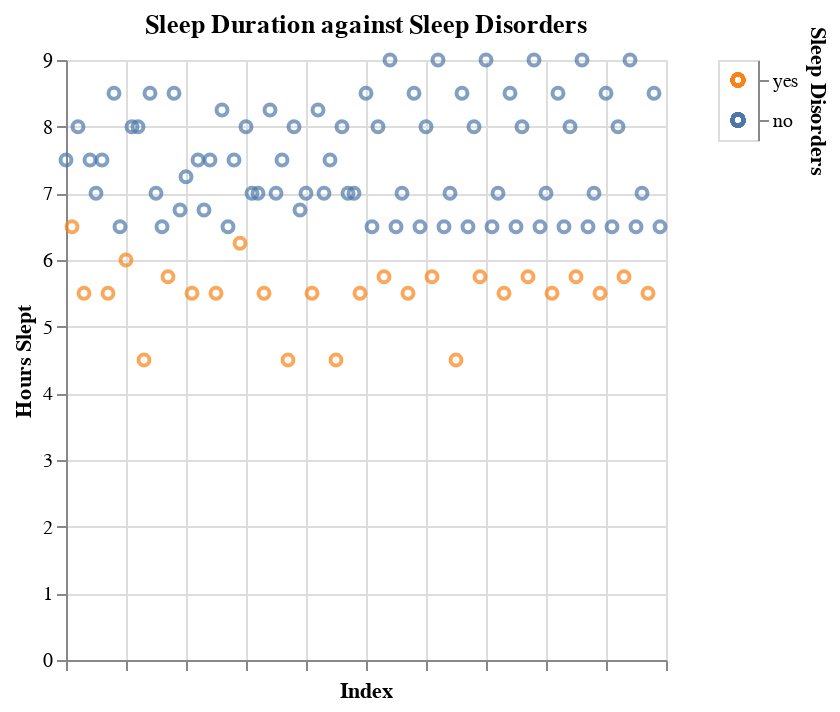

Notebook code cell kept with this figure:
### Markdown cell above
### Do we sleep less with a sleeping disorder? 

This question seems likely to be true but it is nice to confirm this information visually. On top of that, we have done the legwork to create a visualisation very quickly here.

### Code cell
selection = alt.selection_point(fields=['Sleep Disorders'])
color = alt.condition(
    selection,
    alt.Color(
        'Sleep Disorders:N',
        legend=None
    ),
    alt.value('lightgray')
)

disorder_chart = alt.Chart(
    df.reset_index(),
    title='Sleep Duration against Sleep Disorders'
).mark_point().encode(
    x=alt.X('index', title='Index', axis=alt.Axis(labels=False)),
    y=alt.Y('Hours Slept:Q', title='Hours Slept'),
    tooltip=[
        alt.Tooltip(title='Sleep Disorder', field='Sleep Disorders')
    ],
    color=color
)

legend = alt.Chart(
    df.reset_index(),
).mark_point().encode(
    y=alt.Y(
        'Sleep Disorders:N',
        sort='descending', 
        axis=alt.Axis(orient='right')
    ),
    color=color
).add_params(
    selection
)

chart = disorder_chart | legend
# chart.save('images/disorder.html')

chart

### Figure 1 — Vega-Lite specification as saved in the notebook (floating-point values rounded to 4 significant figures)
{"config": {"view": {"continuousWidth": 300, "continuousHeight": 300}}, "hconcat": [{"data": {"name": "data-6a26394a05abf093ab848c08eb02f1fb"}, "mark": {"type": "point"}, "encoding": {"color": {"condition": {"param": "param_106", "field": "Sleep Disorders", "legend": null, "type": "nominal"}, "value": "lightgray"}, "tooltip": [{"field": "Sleep Disorders", "title": "Sleep Disorder"}], "x": {"axis": {"labels": false}, "field": "index", "title": "Index", "type": "quantitative"}, "y": {"field": "Hours Slept", "title": "Hours Slept", "type": "quantitative"}}, "title": "Sleep Duration against Sleep Disorders"}, {"data": {"name": "data-6a26394a05abf093ab848c08eb02f1fb"}, "mark": {"type": "point"}, "encoding": {"color": {"condition": {"param": "param_106", "field": "Sleep Disorders", "legend": null, "type": "nominal"}, "value": "lightgray"}, "y": {"axis": {"orient": "right"}, "field": "Sleep Disorders", "sort": "descending", "type": "nominal"}}, "name": "view_63"}], "params": [{"name": "param_106", "select": {"type": "point", "fields": ["Sleep Disorders"]}, "views": ["view_63"]}], "$schema": "https://vega.github.io/schema/vega-lite/v5.20.1.json", "datasets": {"data-6a26394a05abf093ab848c08eb02f1fb": [{"index": 0, "User ID": 1, "Age": 25, "Gender": "f", "Sleep Quality": 8, "Bedtime": "23:00", "Wake-up Time": "06:30", "Daily Steps": 8000, "Calories Burned": 2500, "Physical Activity Level": "medium", "Dietary Habits": "healthy", "Sleep Disorders": "no", "Medication Usage": "no", "Hours Slept": 7.5, "Age Range": "20-25"}, {"index": 1, "User ID": 2, "Age": 34, "Gender": "m", "Sleep Quality": 7, "Bedtime": "00:30", "Wake-up Time": "07:00", "Daily Steps": 5000, "Calories Burned": 2200, "Physical Activity Level": "low", "Dietary Habits": "unhealthy", "Sleep Disorders": "yes", "Medication Usage": "yes", "Hours Slept": 6.5, "Age Range": "30-35"}, {"index": 2, "User ID": 3, "Age": 29, "Gender": "f", "Sleep Quality": 9, "Bedtime": "22:45", "Wake-up Time": "06:45", "Daily Steps": 9000, "Calories Burned": 2700, "Physical Activity Level": "high", "Dietary Habits": "healthy", "Sleep Disorders": "no", "Medication Usage": "no", "Hours Slept": 8.0, "Age Range": "25-30"}, {"index": 3, "User ID": 4, "Age": 41, "Gender": "m", "Sleep Quality": 5, "Bedtime": "01:00", "Wake-up Time": "06:30", "Daily Steps": 4000, "Calories Burned": 2100, "Physical Activity Level": "low", "Dietary Habits": "unhealthy", "Sleep Disorders": "yes", "Medication Usage": "no", "Hours Slept": 5.5, "Age Range": "40-45"}, {"index": 4, "User ID": 5, "Age": 22, "Gender": "f", "Sleep Quality": 8, "Bedtime": "23:30", "Wake-up Time": "07:00", "Daily Steps": 10000, "Calories Burned": 2800, "Physical Activity Level": "high", "Dietary Habits": "medium", "Sleep Disorders": "no", "Medication Usage": "no", "Hours Slept": 7.5, "Age Range": "20-25"}, {"index": 5, "User ID": 6, "Age": 37, "Gender": "m", "Sleep Quality": 6, "Bedtime": "00:15", "Wake-up Time": "07:15", "Daily Steps": 6000, "Calories Burned": 2300, "Physical Activity Level": "medium", "Dietary Habits": "unhealthy", "Sleep Disorders": "no", "Medication Usage": "yes", "Hours Slept": 7.0, "Age Range": "35-40"}, {"index": 6, "User ID": 7, "Age": 30, "Gender": "f", "Sleep Quality": 8, "Bedtime": "22:30", "Wake-up Time": "06:00", "Daily Steps": 8500, "Calories Burned": 2600, "Physical Activity Level": "high", "Dietary Habits": "healthy", "Sleep Disorders": "no", "Medication Usage": "no", "Hours Slept": 7.5, "Age Range": "25-30"}, {"index": 7, "User ID": 8, "Age": 45, "Gender": "m", "Sleep Quality": 4, "Bedtime": "01:30", "Wake-up Time": "07:00", "Daily Steps": 3000, "Calories Burned": 2000, "Physical Activity Level": "low", "Dietary Habits": "unhealthy", "Sleep Disorders": "yes", "Medication Usage": "yes", "Hours Slept": 5.5, "Age Range": "40-45"}, {"index": 8, "User ID": 9, "Age": 27, "Gender": "f", "Sleep Quality": 9, "Bedtime": "23:00", "Wake-up Time": "07:30", "Daily Steps": 9500, "Calories Burned": 2750, "Physical Activity Level": "medium", "Dietary Habits": "healthy", "Sleep Disorders": "no", "Medication Usage": "no", "Hours Slept": 8.5, "Age Range": "25-30"}, {"index": 9, "User ID": 10, "Age": 32, "Gender": "m", "Sleep Quality": 7, "Bedtime": "00:45", "Wake-up Time": "07:15", "Daily Steps": 6500, "Calories Burned": 2400, "Physical Activity Level": "medium", "Dietary Habits": "medium", "Sleep Disorders": "no", "Medication Usage": "no", "Hours Slept": 6.5, "Age Range": "30-35"}, {"index": 10, "User ID": 11, "Age": 50, "Gender": "f", "Sleep Quality": 5, "Bedtime": "01:00", "Wake-up Time": "07:00", "Daily Steps": 3500, "Calories Burned": 2100, "Physical Activity Level": "low", "Dietary Habits": "unhealthy", "Sleep Disorders": "yes", "Medication Usage": "yes", "Hours Slept": 6.0, "Age Range": "45-50"}, {"index": 11, "User ID": 12, "Age": 23, "Gender": "m", "Sleep Quality": 9, "Bedtime": "22:00", "Wake-up Time": "06:00", "Daily Steps": 11000, "Calories Burned": 2900, "Physical Activity Level": "high", "Dietary Habits": "healthy", "Sleep Disorders": "no", "Medication Usage": "no", "Hours Slept": 8.0, "Age Range": "20-25"}, {"index": 12, "User ID": 13, "Age": 36, "Gender": "f", "Sleep Quality": 8, "Bedtime": "23:30", "Wake-up Time": "07:30", "Daily Steps": 7000, "Calories Burned": 2400, "Physical Activity Level": "medium", "Dietary Habits": "medium", "Sleep Disorders": "no", "Medication Usage": "no", "Hours Slept": 8.0, "Age Range": "35-40"}, {"index": 13, "User ID": 14, "Age": 48, "Gender": "m", "Sleep Quality": 4, "Bedtime": "01:30", "Wake-up Time": "06:00", "Daily Steps": 3000, "Calories Burned": 2000, "Physical Activity Level": "low", "Dietary Habits": "unhealthy", "Sleep Disorders": "yes", "Medication Usage": "yes", "Hours Slept": 4.5, "Age Range": "45-50"}, {"index": 14, "User ID": 15, "Age": 28, "Gender": "f", "Sleep Quality": 9, "Bedtime": "22:15", "Wake-up Time": "06:45", "Daily Steps": 9500, "Calories Burned": 2700, "Physical Activity Level": "high", "Dietary Habits": "healthy", "Sleep Disorders": "no", "Medication Usage": "no", "Hours Slept": 8.5, "Age Range": "25-30"}, {"index": 15, "User ID": 16, "Age": 31, "Gender": "m", "Sleep Quality": 6, "Bedtime": "00:30", "Wake-up Time": "07:30", "Daily Steps": 6000, "Calories Burned": 2300, "Physical Activity Level": "medium", "Dietary Habits": "unhealthy", "Sleep Disorders": "no", "Medication Usage": "no", "Hours Slept": 7.0, "Age Range": "30-35"}, {"index": 16, "User ID": 17, "Age": 26, "Gender": "f", "Sleep Quality": 8, "Bedtime": "23:45", "Wake-up Time": "06:15", "Daily Steps": 8500, "Calories Burned": 2500, "Physical Activity Level": "medium", "Dietary Habits": "medium", "Sleep Disorders": "no", "Medication Usage": "no", "Hours Slept": 6.5, "Age Range": "25-30"}, {"index": 17, "User ID": 18, "Age": 39, "Gender": "m", "Sleep Quality": 5, "Bedtime": "01:15", "Wake-up Time": "07:00", "Daily Steps": 4000, "Calories Burned": 2100, "Physical Activity Level": "low", "Dietary Habits": "unhealthy", "Sleep Disorders": "yes", "Medication Usage": "yes", "Hours Slept": 5.75, "Age Range": "35-40"}, {"index": 18, "User ID": 19, "Age": 33, "Gender": "f", "Sleep Quality": 9, "Bedtime": "22:30", "Wake-up Time": "07:00", "Daily Steps": 10000, "Calories Burned": 2800, "Physical Activity Level": "high", "Dietary Habits": "healthy", "Sleep Disorders": "no", "Medication Usage": "no", "Hours Slept": 8.5, "Age Range": "30-35"}, {"index": 19, "User ID": 20, "Age": 42, "Gender": "m", "Sleep Quality": 7, "Bedtime": "00:45", "Wake-up Time": "07:30", "Daily Steps": 5500, "Calories Burned": 2400, "Physical Activity Level": "medium", "Dietary Habits": "medium", "Sleep Disorders": "no", "Medication Usage": "no", "Hours Slept": 6.75, "Age Range": "40-45"}, {"index": 20, "User ID": 21, "Age": 29, "Gender": "f", "Sleep Quality": 8, "Bedtime": "23:15", "Wake-up Time": "06:30", "Daily Steps": 9000, "Calories Burned": 2600, "Physical Activity Level": "high", "Dietary Habits": "healthy", "Sleep Disorders": "no", "Medication Usage": "no", "Hours Slept": 7.25, "Age Range": "25-30"}, {"index": 21, "User ID": 22, "Age": 35, "Gender": "m", "Sleep Quality": 5, "Bedtime": "01:00", "Wake-up Time": "06:30", "Daily Steps": 4000, "Calories Burned": 2100, "Physical Activity Level": "low", "Dietary Habits": "unhealthy", "Sleep Disorders": "yes", "Medication Usage": "no", "Hours Slept": 5.5, "Age Range": "30-35"}, {"index": 22, "User ID": 23, "Age": 40, "Gender": "f", "Sleep Quality": 9, "Bedtime": "22:45", "Wake-up Time": "06:15", "Daily Steps": 9500, "Calories Burned": 2750, "Physical Activity Level": "medium", "Dietary Habits": "healthy", "Sleep Disorders": "no", "Medication Usage": "no", "Hours Slept": 7.5, "Age Range": "35-40"}, {"index": 23, "User ID": 24, "Age": 47, "Gender": "m", "Sleep Quality": 6, "Bedtime": "00:15", "Wake-up Time": "07:00", "Daily Steps": 6000, "Calories Burned": 2300, "Physical Activity Level": "medium", "Dietary Habits": "unhealthy", "Sleep Disorders": "no", "Medication Usage": "yes", "Hours Slept": 6.75, "Age Range": "45-50"}, {"index": 24, "User ID": 25, "Age": 32, "Gender": "f", "Sleep Quality": 8, "Bedtime": "23:00", "Wake-up Time": "06:30", "Daily Steps": 8500, "Calories Burned": 2600, "Physical Activity Level": "high", "Dietary Habits": "medium", "Sleep Disorders": "no", "Medication Usage": "no", "Hours Slept": 7.5, "Age Range": "30-35"}, {"index": 25, "User ID": 26, "Age": 44, "Gender": "m", "Sleep Quality": 4, "Bedtime": "01:30", "Wake-up Time": "07:00", "Daily Steps": 3000, "Calories Burned": 2000, "Physical Activity Level": "low", "Dietary Habits": "unhealthy", "Sleep Disorders": "yes", "Medication Usage": "yes", "Hours Slept": 5.5, "Age Range": "40-45"}, {"index": 26, "User ID": 27, "Age": 27, "Gender": "f", "Sleep Quality": 9, "Bedtime": "22:30", "Wake-up Time": "06:45", "Daily Steps": 10000, "Calories Burned": 2800, "Physical Activity Level": "medium", "Dietary Habits": "healthy", "Sleep Disorders": "no", "Medication Usage": "no", "Hours Slept": 8.25, "Age Range": "25-30"}, {"index": 27, "User ID": 28, "Age": 38, "Gender": "m", "Sleep Quality": 7, "Bedtime": "00:45", "Wake-up Time": "07:15", "Daily Steps": 6500, "Calories Burned": 2400, "Physical Activity Level": "medium", "Dietary Habits": "medium", "Sleep Disorders": "no", "Medication Usage": "no", "Hours Slept": 6.5, "Age Range": "35-40"}, {"index": 28, "User ID": 29, "Age": 31, "Gender": "f", "Sleep Quality": 8, "Bedtime": "23:30", "Wake-up Time": "07:00", "Daily Steps": 9000, "Calories Burned": 2500, "Physical Activity Level": "high", "Dietary Habits": "healthy", "Sleep Disorders": "no", "Medication Usage": "no", "Hours Slept": 7.5, "Age Range": "30-35"}, {"index": 29, "User ID": 30, "Age": 49, "Gender": "m", "Sleep Quality": 5, "Bedtime": "01:15", "Wake-up Time": "07:30", "Daily Steps": 3500, "Calories Burned": 2100, "Physical Activity Level": "low", "Dietary Habits": "unhealthy", "Sleep Disorders": "yes", "Medication Usage": "no", "Hours Slept": 6.25, "Age Range": "45-50"}, {"index": 30, "User ID": 31, "Age": 24, "Gender": "f", "Sleep Quality": 9, "Bedtime": "22:00", "Wake-up Time": "06:00", "Daily Steps": 10500, "Calories Burned": 2900, "Physical Activity Level": "high", "Dietary Habits": "healthy", "Sleep Disorders": "no", "Medication Usage": "no", "Hours Slept": 8.0, "Age Range": "20-25"}, {"index": 31, "User ID": 32, "Age": 45, "Gender": "m", "Sleep Quality": 6, "Bedtime": "00:30", "Wake-up Time": "07:30", "Daily Steps": 5000, "Calories Burned": 2200, "Physical Activity Level": "medium", "Dietary Habits": "unhealthy", "Sleep Disorders": "no", "Medication Usage": "yes", "Hours Slept": 7.0, "Age Range": "40-45"}, {"index": 32, "User ID": 33, "Age": 37, "Gender": "f", "Sleep Quality": 8, "Bedtime": "23:15", "Wake-up Time": "06:15", "Daily Steps": 8500, "Calories Burned": 2600, "Physical Activity Level": "high", "Dietary Habits": "medium", "Sleep Disorders": "no", "Medication Usage": "no", "Hours Slept": 7.0, "Age Range": "35-40"}, {"index": 33, "User ID": 34, "Age": 46, "Gender": "m", "Sleep Quality": 4, "Bedtime": "01:00", "Wake-up Time": "06:30", "Daily Steps": 3000, "Calories Burned": 2000, "Physical Activity Level": "low", "Dietary Habits": "unhealthy", "Sleep Disorders": "yes", "Medication Usage": "no", "Hours Slept": 5.5, "Age Range": "45-50"}, {"index": 34, "User ID": 35, "Age": 28, "Gender": "f", "Sleep Quality": 9, "Bedtime": "22:45", "Wake-up Time": "07:00", "Daily Steps": 10000, "Calories Burned": 2750, "Physical Activity Level": "medium", "Dietary Habits": "healthy", "Sleep Disorders": "no", "Medication Usage": "no", "Hours Slept": 8.25, "Age Range": "25-30"}, {"index": 35, "User ID": 36, "Age": 40, "Gender": "m", "Sleep Quality": 7, "Bedtime": "00:15", "Wake-up Time": "07:15", "Daily Steps": 6000, "Calories Burned": 2300, "Physical Activity Level": "medium", "Dietary Habits": "unhealthy", "Sleep Disorders": "no", "Medication Usage": "yes", "Hours Slept": 7.0, "Age Range": "35-40"}, {"index": 36, "User ID": 37, "Age": 35, "Gender": "f", "Sleep Quality": 8, "Bedtime": "23:30", "Wake-up Time": "07:00", "Daily Steps": 9000, "Calories Burned": 2500, "Physical Activity Level": "high", "Dietary Habits": "medium", "Sleep Disorders": "no", "Medication Usage": "no", "Hours Slept": 7.5, "Age Range": "30-35"}, {"index": 37, "User ID": 38, "Age": 50, "Gender": "m", "Sleep Quality": 5, "Bedtime": "01:30", "Wake-up Time": "06:00", "Daily Steps": 3500, "Calories Burned": 2100, "Physical Activity Level": "low", "Dietary Habits": "unhealthy", "Sleep Disorders": "yes", "Medication Usage": "yes", "Hours Slept": 4.5, "Age Range": "45-50"}, {"index": 38, "User ID": 39, "Age": 26, "Gender": "f", "Sleep Quality": 9, "Bedtime": "22:00", "Wake-up Time": "06:00", "Daily Steps": 10500, "Calories Burned": 2900, "Physical Activity Level": "high", "Dietary Habits": "healthy", "Sleep Disorders": "no", "Medication Usage": "no", "Hours Slept": 8.0, "Age Range": "25-30"}, {"index": 39, "User ID": 40, "Age": 41, "Gender": "m", "Sleep Quality": 6, "Bedtime": "00:45", "Wake-up Time": "07:30", "Daily Steps": 5000, "Calories Burned": 2200, "Physical Activity Level": "medium", "Dietary Habits": "unhealthy", "Sleep Disorders": "no", "Medication Usage": "no", "Hours Slept": 6.75, "Age Range": "40-45"}, {"index": 40, "User ID": 41, "Age": 30, "Gender": "f", "Sleep Quality": 8, "Bedtime": "23:15", "Wake-up Time": "06:15", "Daily Steps": 8500, "Calories Burned": 2600, "Physical Activity Level": "high", "Dietary Habits": "medium", "Sleep Disorders": "no", "Medication Usage": "no", "Hours Slept": 7.0, "Age Range": "25-30"}, {"index": 41, "User ID": 42, "Age": 44, "Gender": "m", "Sleep Quality": 4, "Bedtime": "01:00", "Wake-up Time": "06:30", "Daily Steps": 3000, "Calories Burned": 2000, "Physical Activity Level": "low", "Dietary Habits": "unhealthy", "Sleep Disorders": "yes", "Medication Usage": "yes", "Hours Slept": 5.5, "Age Range": "40-45"}, {"index": 42, "User ID": 43, "Age": 34, "Gender": "f", "Sleep Quality": 9, "Bedtime": "22:45", "Wake-up Time": "07:00", "Daily Steps": 10000, "Calories Burned": 2750, "Physical Activity Level": "medium", "Dietary Habits": "healthy", "Sleep Disorders": "no", "Medication Usage": "no", "Hours Slept": 8.25, "Age Range": "30-35"}, {"index": 43, "User ID": 44, "Age": 48, "Gender": "m", "Sleep Quality": 7, "Bedtime": "00:15", "Wake-up Time": "07:15", "Daily Steps": 6000, "Calories Burned": 2300, "Physical Activity Level": "medium", "Dietary Habits": "unhealthy", "Sleep Disorders": "no", "Medication Usage": "yes", "Hours Slept": 7.0, "Age Range": "45-50"}, {"index": 44, "User ID": 45, "Age": 33, "Gender": "f", "Sleep Quality": 8, "Bedtime": "23:30", "Wake-up Time": "07:00", "Daily Steps": 9000, "Calories Burned": 2500, "Physical Activity Level": "high", "Dietary Habits": "medium", "Sleep Disorders": "no", "Medication Usage": "no", "Hours Slept": 7.5, "Age Range": "30-35"}, {"index": 45, "User ID": 46, "Age": 47, "Gender": "m", "Sleep Quality": 5, "Bedtime": "01:30", "Wake-up Time": "06:00", "Daily Steps": 3500, "Calories Burned": 2100, "Physical Activity Level": "low", "Dietary Habits": "unhealthy", "Sleep Disorders": "yes", "Medication Usage": "no", "Hours Slept": 4.5, "Age Range": "45-50"}, {"index": 46, "User ID": 47, "Age": 28, "Gender": "f", "Sleep Quality": 9, "Bedtime": "22:00", "Wake-up Time": "06:00", "Daily Steps": 10500, "Calories Burned": 2900, "Physical Activity Level": "high", "Dietary Habits": "healthy", "Sleep Disorders": "no", "Medication Usage": "no", "Hours Slept": 8.0, "Age Range": "25-30"}, {"index": 47, "User ID": 48, "Age": 39, "Gender": "m", "Sleep Quality": 6, "Bedtime": "00:30", "Wake-up Time": "07:30", "Daily Steps": 5000, "Calories Burned": 2200, "Physical Activity Level": "medium", "Dietary Habits": "unhealthy", "Sleep Disorders": "no", "Medication Usage": "yes", "Hours Slept": 7.0, "Age Range": "35-40"}, {"index": 48, "User ID": 49, "Age": 32, "Gender": "f", "Sleep Quality": 8, "Bedtime": "23:15", "Wake-up Time": "06:15", "Daily Steps": 8500, "Calories Burned": 2600, "Physical Activity Level": "high", "Dietary Habits": "medium", "Sleep Disorders": "no", "Medication Usage": "no", "Hours Slept": 7.0, "Age Range": "30-35"}, {"index": 49, "User ID": 50, "Age": 46, "Gender": "m", "Sleep Quality": 4, "Bedtime": "01:00", "Wake-up Time": "06:30", "Daily Steps": 3000, "Calories Burned": 2000, "Physical Activity Level": "low", "Dietary Habits": "unhealthy", "Sleep Disorders": "yes", "Medication Usage": "no", "Hours Slept": 5.5, "Age Range": "45-50"}, {"index": 50, "User ID": 51, "Age": 23, "Gender": "f", "Sleep Quality": 9, "Bedtime": "22:15", "Wake-up Time": "06:45", "Daily Steps": 9500, "Calories Burned": 2700, "Physical Activity Level": "high", "Dietary Habits": "healthy", "Sleep Disorders": "no", "Medication Usage": "no", "Hours Slept": 8.5, "Age Range": "20-25"}, {"index": 51, "User ID": 52, "Age": 38, "Gender": "m", "Sleep Quality": 6, "Bedtime": "00:30", "Wake-up Time": "07:00", "Daily Steps": 5000, "Calories Burned": 2200, "Physical Activity Level": "medium", "Dietary Habits": "unhealthy", "Sleep Disorders": "no", "Medication Usage": "no", "Hours Slept": 6.5, "Age Range": "35-40"}, {"index": 52, "User ID": 53, "Age": 27, "Gender": "f", "Sleep Quality": 8, "Bedtime": "23:00", "Wake-up Time": "07:00", "Daily Steps": 8500, "Calories Burned": 2600, "Physical Activity Level": "medium", "Dietary Habits": "medium", "Sleep Disorders": "no", "Medication Usage": "no", "Hours Slept": 8.0, "Age Range": "25-30"}, {"index": 53, "User ID": 54, "Age": 44, "Gender": "m", "Sleep Quality": 5, "Bedtime": "01:15", "Wake-up Time": "07:00", "Daily Steps": 4000, "Calories Burned": 2100, "Physical Activity Level": "low", "Dietary Habits": "unhealthy", "Sleep Disorders": "yes", "Medication Usage": "no", "Hours Slept": 5.75, "Age Range": "40-45"}, {"index": 54, "User ID": 55, "Age": 29, "Gender": "f", "Sleep Quality": 9, "Bedtime": "22:30", "Wake-up Time": "07:30", "Daily Steps": 9000, "Calories Burned": 2750, "Physical Activity Level": "high", "Dietary Habits": "healthy", "Sleep Disorders": "no", "Medication Usage": "no", "Hours Slept": 9.0, "Age Range": "25-30"}, {"index": 55, "User ID": 56, "Age": 36, "Gender": "m", "Sleep Quality": 7, "Bedtime": "00:45", "Wake-up Time": "07:15", "Daily Steps": 6500, "Calories Burned": 2400, "Physical Activity Level": "medium", "Dietary Habits": "medium", "Sleep Disorders": "no", "Medication Usage": "no", "Hours Slept": 6.5, "Age Range": "35-40"}, {"index": 56, "User ID": 57, "Age": 30, "Gender": "f", "Sleep Quality": 8, "Bedtime": "23:15", "Wake-up Time": "06:15", "Daily Steps": 8500, "Calories Burned": 2600, "Physical Activity Level": "high", "Dietary Habits": "medium", "Sleep Disorders": "no", "Medication Usage": "no", "Hours Slept": 7.0, "Age Range": "25-30"}, {"index": 57, "User ID": 58, "Age": 45, "Gender": "m", "Sleep Quality": 4, "Bedtime": "01:30", "Wake-up Time": "07:00", "Daily Steps": 3000, "Calories Burned": 2000, "Physical Activity Level": "low", "Dietary Habits": "unhealthy", "Sleep Disorders": "yes", "Medication Usage": "yes", "Hours Slept": 5.5, "Age Range": "40-45"}, {"index": 58, "User ID": 59, "Age": 25, "Gender": "f", "Sleep Quality": 9, "Bedtime": "22:15", "Wake-up Time": "06:45", "Daily Steps": 9500, "Calories Burned": 2700, "Physical Activity Level": "high", "Dietary Habits": "healthy", "Sleep Disorders": "no", "Medication Usage": "no", "Hours Slept": 8.5, "Age Range": "20-25"}, {"index": 59, "User ID": 60, "Age": 50, "Gender": "m", "Sleep Quality": 6, "Bedtime": "00:30", "Wake-up Time": "07:00", "Daily Steps": 5000, "Calories Burned": 2200, "Physical Activity Level": "medium", "Dietary Habits": "unhealthy", "Sleep Disorders": "no", "Medication Usage": "no", "Hours Slept": 6.5, "Age Range": "45-50"}, {"index": 60, "User ID": 61, "Age": 28, "Gender": "f", "Sleep Quality": 8, "Bedtime": "23:00", "Wake-up Time": "07:00", "Daily Steps": 8500, "Calories Burned": 2600, "Physical Activity Level": "medium", "Dietary Habits": "medium", "Sleep Disorders": "no", "Medication Usage": "no", "Hours Slept": 8.0, "Age Range": "25-30"}, {"index": 61, "User ID": 62, "Age": 47, "Gender": "m", "Sleep Quality": 5, "Bedtime": "01:15", "Wake-up Time": "07:00", "Daily Steps": 4000, "Calories Burned": 2100, "Physical Activity Level": "low", "Dietary Habits": "unhealthy", "Sleep Disorders": "yes", "Medication Usage": "no", "Hours Slept": 5.75, "Age Range": "45-50"}, {"index": 62, "User ID": 63, "Age": 26, "Gender": "f", "Sleep Quality": 9, "Bedtime": "22:30", "Wake-up Time": "07:30", "Daily Steps": 9000, "Calories Burned": 2750, "Physical Activity Level": "high", "Dietary Habits": "healthy", "Sleep Disorders": "no", "Medication Usage": "no", "Hours Slept": 9.0, "Age Range": "25-30"}, {"index": 63, "User ID": 64, "Age": 39, "Gender": "m", "Sleep Quality": 7, "Bedtime": "00:45", "Wake-up Time": "07:15", "Daily Steps": 6500, "Calories Burned": 2400, "Physical Activity Level": "medium", "Dietary Habits": "medium", "Sleep Disorders": "no", "Medication Usage": "no", "Hours Slept": 6.5, "Age Range": "35-40"}, {"index": 64, "User ID": 65, "Age": 31, "Gender": "f", "Sleep Quality": 8, "Bedtime": "23:15", "Wake-up Time": "06:15", "Daily Steps": 8500, "Calories Burned": 2600, "Physical Activity Level": "high", "Dietary Habits": "medium", "Sleep Disorders": "no", "Medication Usage": "no", "Hours Slept": 7.0, "Age Range": "30-35"}, {"index": 65, "User ID": 66, "Age": 43, "Gender": "m", "Sleep Quality": 4, "Bedtime": "01:30", "Wake-up Time": "06:00", "Daily Steps": 3000, "Calories Burned": 2000, "Physical Activity Level": "low", "Dietary Habits": "unhealthy", "Sleep Disorders": "yes", "Medication Usage": "yes", "Hours Slept": 4.5, "Age Range": "40-45"}, {"index": 66, "User ID": 67, "Age": 24, "Gender": "f", "Sleep Quality": 9, "Bedtime": "22:15", "Wake-up Time": "06:45", "Daily Steps": 9500, "Calories Burned": 2700, "Physical Activity Level": "high", "Dietary Habits": "healthy", "Sleep Disorders": "no", "Medication Usage": "no", "Hours Slept": 8.5, "Age Range": "20-25"}, {"index": 67, "User ID": 68, "Age": 38, "Gender": "m", "Sleep Quality": 6, "Bedtime": "00:30", "Wake-up Time": "07:00", "Daily Steps": 5000, "Calories Burned": 2200, "Physical Activity Level": "medium", "Dietary Habits": "unhealthy", "Sleep Disorders": "no", "Medication Usage": "no", "Hours Slept": 6.5, "Age Range": "35-40"}, {"index": 68, "User ID": 69, "Age": 28, "Gender": "f", "Sleep Quality": 8, "Bedtime": "23:00", "Wake-up Time": "07:00", "Daily Steps": 8500, "Calories Burned": 2600, "Physical Activity Level": "medium", "Dietary Habits": "medium", "Sleep Disorders": "no", "Medication Usage": "no", "Hours Slept": 8.0, "Age Range": "25-30"}, {"index": 69, "User ID": 70, "Age": 48, "Gender": "m", "Sleep Quality": 5, "Bedtime": "01:15", "Wake-up Time": "07:00", "Daily Steps": 4000, "Calories Burned": 2100, "Physical Activity Level": "low", "Dietary Habits": "unhealthy", "Sleep Disorders": "yes", "Medication Usage": "no", "Hours Slept": 5.75, "Age Range": "45-50"}, {"index": 70, "User ID": 71, "Age": 32, "Gender": "f", "Sleep Quality": 9, "Bedtime": "22:30", "Wake-up Time": "07:30", "Daily Steps": 9000, "Calories Burned": 2750, "Physical Activity Level": "high", "Dietary Habits": "healthy", "Sleep Disorders": "no", "Medication Usage": "no", "Hours Slept": 9.0, "Age Range": "30-35"}, {"index": 71, "User ID": 72, "Age": 41, "Gender": "m", "Sleep Quality": 7, "Bedtime": "00:45", "Wake-up Time": "07:15", "Daily Steps": 6500, "Calories Burned": 2400, "Physical Activity Level": "medium", "Dietary Habits": "medium", "Sleep Disorders": "no", "Medication Usage": "no", "Hours Slept": 6.5, "Age Range": "40-45"}, {"index": 72, "User ID": 73, "Age": 29, "Gender": "f", "Sleep Quality": 8, "Bedtime": "23:15", "Wake-up Time": "06:15", "Daily Steps": 8500, "Calories Burned": 2600, "Physical Activity Level": "high", "Dietary Habits": "medium", "Sleep Disorders": "no", "Medication Usage": "no", "Hours Slept": 7.0, "Age Range": "25-30"}, {"index": 73, "User ID": 74, "Age": 50, "Gender": "m", "Sleep Quality": 4, "Bedtime": "01:30", "Wake-up Time": "07:00", "Daily Steps": 3000, "Calories Burned": 2000, "Physical Activity Level": "low", "Dietary Habits": "unhealthy", "Sleep Disorders": "yes", "Medication Usage": "yes", "Hours Slept": 5.5, "Age Range": "45-50"}, {"index": 74, "User ID": 75, "Age": 26, "Gender": "f", "Sleep Quality": 9, "Bedtime": "22:15", "Wake-up Time": "06:45", "Daily Steps": 9500, "Calories Burned": 2700, "Physical Activity Level": "high", "Dietary Habits": "healthy", "Sleep Disorders": "no", "Medication Usage": "no", "Hours Slept": 8.5, "Age Range": "25-30"}, {"index": 75, "User ID": 76, "Age": 44, "Gender": "m", "Sleep Quality": 6, "Bedtime": "00:30", "Wake-up Time": "07:00", "Daily Steps": 5000, "Calories Burned": 2200, "Physical Activity Level": "medium", "Dietary Habits": "unhealthy", "Sleep Disorders": "no", "Medication Usage": "no", "Hours Slept": 6.5, "Age Range": "40-45"}, {"index": 76, "User ID": 77, "Age": 30, "Gender": "f", "Sleep Quality": 8, "Bedtime": "23:00", "Wake-up Time": "07:00", "Daily Steps": 8500, "Calories Burned": 2600, "Physical Activity Level": "medium", "Dietary Habits": "medium", "Sleep Disorders": "no", "Medication Usage": "no", "Hours Slept": 8.0, "Age Range": "25-30"}, {"index": 77, "User ID": 78, "Age": 47, "Gender": "m", "Sleep Quality": 5, "Bedtime": "01:15", "Wake-up Time": "07:00", "Daily Steps": 4000, "Calories Burned": 2100, "Physical Activity Level": "low", "Dietary Habits": "unhealthy", "Sleep Disorders": "yes", "Medication Usage": "no", "Hours Slept": 5.75, "Age Range": "45-50"}, {"index": 78, "User ID": 79, "Age": 25, "Gender": "f", "Sleep Quality": 9, "Bedtime": "22:30", "Wake-up Time": "07:30", "Daily Steps": 9000, "Calories Burned": 2750, "Physical Activity Level": "high", "Dietary Habits": "healthy", "Sleep Disorders": "no", "Medication Usage": "no", "Hours Slept": 9.0, "Age Range": "20-25"}, {"index": 79, "User ID": 80, "Age": 49, "Gender": "m", "Sleep Quality": 7, "Bedtime": "00:45", "Wake-up Time": "07:15", "Daily Steps": 6500, "Calories Burned": 2400, "Physical Activity Level": "medium", "Dietary Habits": "medium", "Sleep Disorders": "no", "Medication Usage": "no", "Hours Slept": 6.5, "Age Range": "45-50"}, {"index": 80, "User ID": 81, "Age": 31, "Gender": "f", "Sleep Quality": 8, "Bedtime": "23:15", "Wake-up Time": "06:15", "Daily Steps": 8500, "Calories Burned": 2600, "Physical Activity Level": "high", "Dietary Habits": "medium", "Sleep Disorders": "no", "Medication Usage": "no", "Hours Slept": 7.0, "Age Range": "30-35"}, {"index": 81, "User ID": 82, "Age": 42, "Gender": "m", "Sleep Quality": 4, "Bedtime": "01:30", "Wake-up Time": "07:00", "Daily Steps": 3000, "Calories Burned": 2000, "Physical Activity Level": "low", "Dietary Habits": "unhealthy", "Sleep Disorders": "yes", "Medication Usage": "yes", "Hours Slept": 5.5, "Age Range": "40-45"}, {"index": 82, "User ID": 83, "Age": 27, "Gender": "f", "Sleep Quality": 9, "Bedtime": "22:15", "Wake-up Time": "06:45", "Daily Steps": 9500, "Calories Burned": 2700, "Physical Activity Level": "high", "Dietary Habits": "healthy", "Sleep Disorders": "no", "Medication Usage": "no", "Hours Slept": 8.5, "Age Range": "25-30"}, {"index": 83, "User ID": 84, "Age": 45, "Gender": "m", "Sleep Quality": 6, "Bedtime": "00:30", "Wake-up Time": "07:00", "Daily Steps": 5000, "Calories Burned": 2200, "Physical Activity Level": "medium", "Dietary Habits": "unhealthy", "Sleep Disorders": "no", "Medication Usage": "no", "Hours Slept": 6.5, "Age Range": "40-45"}, {"index": 84, "User ID": 85, "Age": 34, "Gender": "f", "Sleep Quality": 8, "Bedtime": "23:00", "Wake-up Time": "07:00", "Daily Steps": 8500, "Calories Burned": 2600, "Physical Activity Level": "medium", "Dietary Habits": "medium", "Sleep Disorders": "no", "Medication Usage": "no", "Hours Slept": 8.0, "Age Range": "30-35"}, {"index": 85, "User ID": 86, "Age": 50, "Gender": "m", "Sleep Quality": 5, "Bedtime": "01:15", "Wake-up Time": "07:00", "Daily Steps": 4000, "Calories Burned": 2100, "Physical Activity Level": "low", "Dietary Habits": "unhealthy", "Sleep Disorders": "yes", "Medication Usage": "no", "Hours Slept": 5.75, "Age Range": "45-50"}, {"index": 86, "User ID": 87, "Age": 28, "Gender": "f", "Sleep Quality": 9, "Bedtime": "22:30", "Wake-up Time": "07:30", "Daily Steps": 9000, "Calories Burned": 2750, "Physical Activity Level": "high", "Dietary Habits": "healthy", "Sleep Disorders": "no", "Medication Usage": "no", "Hours Slept": 9.0, "Age Range": "25-30"}, {"index": 87, "User ID": 88, "Age": 39, "Gender": "m", "Sleep Quality": 7, "Bedtime": "00:45", "Wake-up Time": "07:15", "Daily Steps": 6500, "Calories Burned": 2400, "Physical Activity Level": "medium", "Dietary Habits": "medium", "Sleep Disorders": "no", "Medication Usage": "no", "Hours Slept": 6.5, "Age Range": "35-40"}, {"index": 88, "User ID": 89, "Age": 30, "Gender": "f", "Sleep Quality": 8, "Bedtime": "23:15", "Wake-up Time": "06:15", "Daily Steps": 8500, "Calories Burned": 2600, "Physical Activity Level": "high", "Dietary Habits": "medium", "Sleep Disorders": "no", "Medication Usage": "no", "Hours Slept": 7.0, "Age Range": "25-30"}, {"index": 89, "User ID": 90, "Age": 47, "Gender": "m", "Sleep Quality": 4, "Bedtime": "01:30", "Wake-up Time": "07:00", "Daily Steps": 3000, "Calories Burned": 2000, "Physical Activity Level": "low", "Dietary Habits": "unhealthy", "Sleep Disorders": "yes", "Medication Usage": "yes", "Hours Slept": 5.5, "Age Range": "45-50"}, {"index": 90, "User ID": 91, "Age": 23, "Gender": "f", "Sleep Quality": 9, "Bedtime": "22:15", "Wake-up Time": "06:45", "Daily Steps": 9500, "Calories Burned": 2700, "Physical Activity Level": "high", "Dietary Habits": "healthy", "Sleep Disorders": "no", "Medication Usage": "no", "Hours Slept": 8.5, "Age Range": "20-25"}, {"index": 91, "User ID": 92, "Age": 36, "Gender": "m", "Sleep Quality": 6, "Bedtime": "00:30", "Wake-up Time": "07:00", "Daily Steps": 5000, "Calories Burned": 2200, "Physical Activity Level": "medium", "Dietary Habits": "unhealthy", "Sleep Disorders": "no", "Medication Usage": "no", "Hours Slept": 6.5, "Age Range": "35-40"}, {"index": 92, "User ID": 93, "Age": 29, "Gender": "f", "Sleep Quality": 8, "Bedtime": "23:00", "Wake-up Time": "07:00", "Daily Steps": 8500, "Calories Burned": 2600, "Physical Activity Level": "medium", "Dietary Habits": "medium", "Sleep Disorders": "no", "Medication Usage": "no", "Hours Slept": 8.0, "Age Range": "25-30"}, {"index": 93, "User ID": 94, "Age": 50, "Gender": "m", "Sleep Quality": 5, "Bedtime": "01:15", "Wake-up Time": "07:00", "Daily Steps": 4000, "Calories Burned": 2100, "Physical Activity Level": "low", "Dietary Habits": "unhealthy", "Sleep Disorders": "yes", "Medication Usage": "no", "Hours Slept": 5.75, "Age Range": "45-50"}, {"index": 94, "User ID": 95, "Age": 27, "Gender": "f", "Sleep Quality": 9, "Bedtime": "22:30", "Wake-up Time": "07:30", "Daily Steps": 9000, "Calories Burned": 2750, "Physical Activity Level": "high", "Dietary Habits": "healthy", "Sleep Disorders": "no", "Medication Usage": "no", "Hours Slept": 9.0, "Age Range": "25-30"}, {"index": 95, "User ID": 96, "Age": 43, "Gender": "m", "Sleep Quality": 7, "Bedtime": "00:45", "Wake-up Time": "07:15", "Daily Steps": 6500, "Calories Burned": 2400, "Physical Activity Level": "medium", "Dietary Habits": "medium", "Sleep Disorders": "no", "Medication Usage": "no", "Hours Slept": 6.5, "Age Range": "40-45"}, {"index": 96, "User ID": 97, "Age": 33, "Gender": "f", "Sleep Quality": 8, "Bedtime": "23:15", "Wake-up Time": "06:15", "Daily Steps": 8500, "Calories Burned": 2600, "Physical Activity Level": "high", "Dietary Habits": "medium", "Sleep Disorders": "no", "Medication Usage": "no", "Hours Slept": 7.0, "Age Range": "30-35"}, {"index": 97, "User ID": 98, "Age": 46, "Gender": "m", "Sleep Quality": 4, "Bedtime": "01:30", "Wake-up Time": "07:00", "Daily Steps": 3000, "Calories Burned": 2000, "Physical Activity Level": "low", "Dietary Habits": "unhealthy", "Sleep Disorders": "yes", "Medication Usage": "yes", "Hours Slept": 5.5, "Age Range": "45-50"}, {"index": 98, "User ID": 99, "Age": 25, "Gender": "f", "Sleep Quality": 9, "Bedtime": "22:15", "Wake-up Time": "06:45", "Daily Steps": 9500, "Calories Burned": 2700, "Physical Activity Level": "high", "Dietary Habits": "healthy", "Sleep Disorders": "no", "Medication Usage": "no", "Hours Slept": 8.5, "Age Range": "20-25"}, {"index": 99, "User ID": 100, "Age": 41, "Gender": "m", "Sleep Quality": 6, "Bedtime": "00:30", "Wake-up Time": "07:00", "Daily Steps": 5000, "Calories Burned": 2200, "Physical Activity Level": "medium", "Dietary Habits": "unhealthy", "Sleep Disorders": "no", "Medication Usage": "no", "Hours Slept": 6.5, "Age Range": "40-45"}]}}
